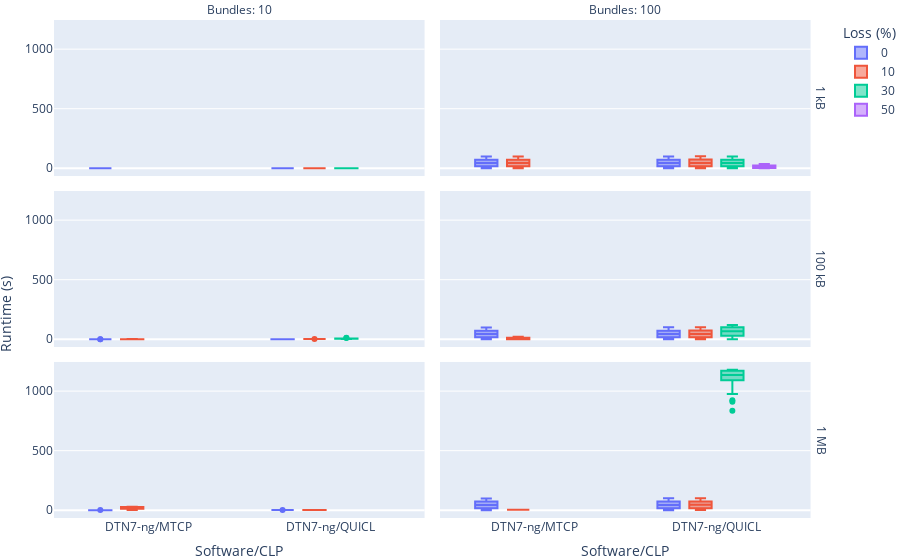

Notebook source saved alongside this figure:
### Code cell
fig = px.box(
    runtime_df[runtime_df["# Nodes"] == 2],
    x="Software/CLP", 
    y="Runtime",
    color="Loss",
    facet_col="# Bundles",
    facet_row="Bundle Size",
    labels={
        "Runtime": "",
        "Loss": "Loss (%)",
        "# Bundles": "Bundles"
    },
    category_orders={
        "Loss": [0, 10, 30],
        "Bundle Size": ["1 kB", "100 kB", "1 MB"],
        "Software/CLP": ["Serval", "IBR-DTN/TCPCL", "DTN7-rs/MTCP", "DTN7-rs/TCPCL", "DTN7-rs/HTTP", "DTN7-ng/MTCP", "DTN7-ng/QUICL"],
        "# Bundles": [10, 100]
    },
)

fig.for_each_annotation(lambda a: a.update(text=a.text.replace("=", ": ")))
fig.for_each_annotation(lambda a: a.update(text=a.text.replace("Bundle Size: ", "")))

fig.add_annotation(x=-0.05, y=0.35,
                   text="Runtime (s)",
                   textangle=-90,
                   xref="paper",
                   yref="paper",
                   font=dict(size=14)
                   )

fig.update_layout(
    margin=dict(l=0, r=0, t=20, b=0),
)

fig.write_image("runtime_2.pdf", width=700, height=300)
fig

### Figure 1 — Plotly figure (JSON) as saved in the notebook; plotly's stock layout.template omitted (floating-point values rounded to 4 significant figures; data arrays with more than 128 entries replaced by an {"elided": "..."} marker saying what was removed)
{"data": [{"alignmentgroup": "True", "hovertemplate": "Loss (%)=0<br>Bundle Size=1 kB<br>Bundles=10<br>Software/CLP=%{x}<br>=%{y}<extra></extra>", "legendgroup": "0", "marker": {"color": "#636efa"}, "name": "0", "notched": false, "offsetgroup": "0", "orientation": "v", "showlegend": true, "type": "box", "x": ["DTN7-ng/QUICL", "DTN7-ng/QUICL", "DTN7-ng/QUICL", "DTN7-ng/QUICL", "DTN7-ng/QUICL", "DTN7-ng/QUICL", "DTN7-ng/QUICL", "DTN7-ng/QUICL", "DTN7-ng/QUICL", "DTN7-ng/QUICL", "DTN7-ng/MTCP", "DTN7-ng/MTCP", "DTN7-ng/MTCP", "DTN7-ng/MTCP", "DTN7-ng/MTCP", "DTN7-ng/MTCP", "DTN7-ng/MTCP", "DTN7-ng/MTCP", "DTN7-ng/MTCP", "DTN7-ng/MTCP"], "x0": " ", "xaxis": "x5", "y": [0.681, 0.678, 0.674, 0.674, 0.672, 0.67, 0.666, 0.665, 0.658, 0.664, 0.184, 0.182, 0.182, 0.179, 0.179, 0.174, 0.17, 0.166, 0.168, 0.16], "y0": " ", "yaxis": "y5"}, {"alignmentgroup": "True", "hovertemplate": "Loss (%)=0<br>Bundle Size=1 kB<br>Bundles=100<br>Software/CLP=%{x}<br>=%{y}<extra></extra>", "legendgroup": "0", "marker": {"color": "#636efa"}, "name": "0", "notched": false, "offsetgroup": "0", "orientation": "v", "showlegend": false, "type": "box", "x": {"elided": "200 str values"}, "x0": " ", "xaxis": "x6", "y": {"elided": "200 float values"}, "y0": " ", "yaxis": "y6"}, {"alignmentgroup": "True", "hovertemplate": "Loss (%)=0<br>Bundle Size=100 kB<br>Bundles=10<br>Software/CLP=%{x}<br>=%{y}<extra></extra>", "legendgroup": "0", "marker": {"color": "#636efa"}, "name": "0", "notched": false, "offsetgroup": "0", "orientation": "v", "showlegend": false, "type": "box", "x": ["DTN7-ng/QUICL", "DTN7-ng/QUICL", "DTN7-ng/QUICL", "DTN7-ng/QUICL", "DTN7-ng/QUICL", "DTN7-ng/QUICL", "DTN7-ng/QUICL", "DTN7-ng/QUICL", "DTN7-ng/QUICL", "DTN7-ng/QUICL", "DTN7-ng/MTCP", "DTN7-ng/MTCP", "DTN7-ng/MTCP", "DTN7-ng/MTCP", "DTN7-ng/MTCP", "DTN7-ng/MTCP", "DTN7-ng/MTCP", "DTN7-ng/MTCP", "DTN7-ng/MTCP", "DTN7-ng/MTCP"], "x0": " ", "xaxis": "x3", "y": [0.573, 0.558, 0.561, 0.567, 0.563, 0.551, 0.561, 0.551, 0.556, 0.546, 0.192, 0.214, 0.206, 0.208, 0.207, 0.202, 0.203, 0.226, 0.253, 0.175], "y0": " ", "yaxis": "y3"}, {"alignmentgroup": "True", "hovertemplate": "Loss (%)=0<br>Bundle Size=100 kB<br>Bundles=100<br>Software/CLP=%{x}<br>=%{y}<extra></extra>", "legendgroup": "0", "marker": {"color": "#636efa"}, "name": "0", "notched": false, "offsetgroup": "0", "orientation": "v", "showlegend": false, "type": "box", "x": {"elided": "200 str values"}, "x0": " ", "xaxis": "x4", "y": {"elided": "200 float values"}, "y0": " ", "yaxis": "y4"}, {"alignmentgroup": "True", "hovertemplate": "Loss (%)=0<br>Bundle Size=1 MB<br>Bundles=10<br>Software/CLP=%{x}<br>=%{y}<extra></extra>", "legendgroup": "0", "marker": {"color": "#636efa"}, "name": "0", "notched": false, "offsetgroup": "0", "orientation": "v", "showlegend": false, "type": "box", "x": ["DTN7-ng/QUICL", "DTN7-ng/QUICL", "DTN7-ng/QUICL", "DTN7-ng/QUICL", "DTN7-ng/QUICL", "DTN7-ng/QUICL", "DTN7-ng/QUICL", "DTN7-ng/QUICL", "DTN7-ng/QUICL", "DTN7-ng/QUICL", "DTN7-ng/MTCP", "DTN7-ng/MTCP", "DTN7-ng/MTCP", "DTN7-ng/MTCP", "DTN7-ng/MTCP", "DTN7-ng/MTCP", "DTN7-ng/MTCP", "DTN7-ng/MTCP", "DTN7-ng/MTCP", "DTN7-ng/MTCP"], "x0": " ", "xaxis": "x", "y": [0.656, 0.712, 0.732, 0.723, 0.711, 0.727, 0.716, 0.729, 0.706, 0.714, 0.288, 0.546, 0.463, 0.353, 0.343, 0.336, 0.333, 0.324, 0.361, 1.272], "y0": " ", "yaxis": "y"}, {"alignmentgroup": "True", "hovertemplate": "Loss (%)=0<br>Bundle Size=1 MB<br>Bundles=100<br>Software/CLP=%{x}<br>=%{y}<extra></extra>", "legendgroup": "0", "marker": {"color": "#636efa"}, "name": "0", "notched": false, "offsetgroup": "0", "orientation": "v", "showlegend": false, "type": "box", "x": {"elided": "200 str values"}, "x0": " ", "xaxis": "x2", "y": {"elided": "200 float values"}, "y0": " ", "yaxis": "y2"}, {"alignmentgroup": "True", "hovertemplate": "Loss (%)=10<br>Bundle Size=1 kB<br>Bundles=10<br>Software/CLP=%{x}<br>=%{y}<extra></extra>", "legendgroup": "10", "marker": {"color": "#EF553B"}, "name": "10", "notched": false, "offsetgroup": "10", "orientation": "v", "showlegend": true, "type": "box", "x": ["DTN7-ng/QUICL", "DTN7-ng/QUICL", "DTN7-ng/QUICL", "DTN7-ng/QUICL", "DTN7-ng/QUICL", "DTN7-ng/QUICL", "DTN7-ng/QUICL", "DTN7-ng/QUICL", "DTN7-ng/QUICL", "DTN7-ng/QUICL"], "x0": " ", "xaxis": "x5", "y": [0.79, 0.791, 0.783, 0.782, 0.778, 0.776, 0.775, 0.784, 0.769, 0.771], "y0": " ", "yaxis": "y5"}, {"alignmentgroup": "True", "hovertemplate": "Loss (%)=10<br>Bundle Size=1 kB<br>Bundles=100<br>Software/CLP=%{x}<br>=%{y}<extra></extra>", "legendgroup": "10", "marker": {"color": "#EF553B"}, "name": "10", "notched": false, "offsetgroup": "10", "orientation": "v", "showlegend": false, "type": "box", "x": {"elided": "200 str values"}, "x0": " ", "xaxis": "x6", "y": {"elided": "200 float values"}, "y0": " ", "yaxis": "y6"}, {"alignmentgroup": "True", "hovertemplate": "Loss (%)=10<br>Bundle Size=100 kB<br>Bundles=10<br>Software/CLP=%{x}<br>=%{y}<extra></extra>", "legendgroup": "10", "marker": {"color": "#EF553B"}, "name": "10", "notched": false, "offsetgroup": "10", "orientation": "v", "showlegend": false, "type": "box", "x": ["DTN7-ng/QUICL", "DTN7-ng/QUICL", "DTN7-ng/QUICL", "DTN7-ng/QUICL", "DTN7-ng/QUICL", "DTN7-ng/QUICL", "DTN7-ng/QUICL", "DTN7-ng/QUICL", "DTN7-ng/QUICL", "DTN7-ng/QUICL", "DTN7-ng/MTCP", "DTN7-ng/MTCP", "DTN7-ng/MTCP", "DTN7-ng/MTCP", "DTN7-ng/MTCP", "DTN7-ng/MTCP", "DTN7-ng/MTCP"], "x0": " ", "xaxis": "x3", "y": [1.049, 1.11, 1.091, 1.097, 1.113, 1.086, 1.146, 1.069, 1.071, 1.222, 0.487, 0.284, 0.216, 0.258, 1.371, 0.752, 0.677], "y0": " ", "yaxis": "y3"}, {"alignmentgroup": "True", "hovertemplate": "Loss (%)=10<br>Bundle Size=100 kB<br>Bundles=100<br>Software/CLP=%{x}<br>=%{y}<extra></extra>", "legendgroup": "10", "marker": {"color": "#EF553B"}, "name": "10", "notched": false, "offsetgroup": "10", "orientation": "v", "showlegend": false, "type": "box", "x": ["DTN7-ng/QUICL", "DTN7-ng/QUICL", "DTN7-ng/QUICL", "DTN7-ng/QUICL", "DTN7-ng/QUICL", "DTN7-ng/QUICL", "DTN7-ng/QUICL", "DTN7-ng/QUICL", "DTN7-ng/QUICL", "DTN7-ng/QUICL", "DTN7-ng/QUICL", "DTN7-ng/QUICL", "DTN7-ng/QUICL", "DTN7-ng/QUICL", "DTN7-ng/QUICL", "DTN7-ng/QUICL", "DTN7-ng/QUICL", "DTN7-ng/QUICL", "DTN7-ng/QUICL", "DTN7-ng/QUICL", "DTN7-ng/QUICL", "DTN7-ng/QUICL", "DTN7-ng/QUICL", "DTN7-ng/QUICL", "DTN7-ng/QUICL", "DTN7-ng/QUICL", "DTN7-ng/QUICL", "DTN7-ng/QUICL", "DTN7-ng/QUICL", "DTN7-ng/QUICL", "DTN7-ng/QUICL", "DTN7-ng/QUICL", "DTN7-ng/QUICL", "DTN7-ng/QUICL", "DTN7-ng/QUICL", "DTN7-ng/QUICL", "DTN7-ng/QUICL", "DTN7-ng/QUICL", "DTN7-ng/QUICL", "DTN7-ng/QUICL", "DTN7-ng/QUICL", "DTN7-ng/QUICL", "DTN7-ng/QUICL", "DTN7-ng/QUICL", "DTN7-ng/QUICL", "DTN7-ng/QUICL", "DTN7-ng/QUICL", "DTN7-ng/QUICL", "DTN7-ng/QUICL", "DTN7-ng/QUICL", "DTN7-ng/QUICL", "DTN7-ng/QUICL", "DTN7-ng/QUICL", "DTN7-ng/QUICL", "DTN7-ng/QUICL", "DTN7-ng/QUICL", "DTN7-ng/QUICL", "DTN7-ng/QUICL", "DTN7-ng/QUICL", "DTN7-ng/QUICL", "DTN7-ng/QUICL", "DTN7-ng/QUICL", "DTN7-ng/QUICL", "DTN7-ng/QUICL", "DTN7-ng/QUICL", "DTN7-ng/QUICL", "DTN7-ng/QUICL", "DTN7-ng/QUICL", "DTN7-ng/QUICL", "DTN7-ng/QUICL", "DTN7-ng/QUICL", "DTN7-ng/QUICL", "DTN7-ng/QUICL", "DTN7-ng/QUICL", "DTN7-ng/QUICL", "DTN7-ng/QUICL", "DTN7-ng/QUICL", "DTN7-ng/QUICL", "DTN7-ng/QUICL", "DTN7-ng/QUICL", "DTN7-ng/QUICL", "DTN7-ng/QUICL", "DTN7-ng/QUICL", "DTN7-ng/QUICL", "DTN7-ng/QUICL", "DTN7-ng/QUICL", "DTN7-ng/QUICL", "DTN7-ng/QUICL", "DTN7-ng/QUICL", "DTN7-ng/QUICL", "DTN7-ng/QUICL", "DTN7-ng/QUICL", "DTN7-ng/QUICL", "DTN7-ng/QUICL", "DTN7-ng/QUICL", "DTN7-ng/QUICL", "DTN7-ng/QUICL", "DTN7-ng/QUICL", "DTN7-ng/QUICL", "DTN7-ng/QUICL", "DTN7-ng/MTCP", "DTN7-ng/MTCP", "DTN7-ng/MTCP", "DTN7-ng/MTCP", "DTN7-ng/MTCP", "DTN7-ng/MTCP", "DTN7-ng/MTCP", "DTN7-ng/MTCP", "DTN7-ng/MTCP", "DTN7-ng/MTCP", "DTN7-ng/MTCP", "DTN7-ng/MTCP", "DTN7-ng/MTCP", "DTN7-ng/MTCP", "DTN7-ng/MTCP", "DTN7-ng/MTCP", "DTN7-ng/MTCP", "DTN7-ng/MTCP", "DTN7-ng/MTCP", "DTN7-ng/MTCP", "DTN7-ng/MTCP", "DTN7-ng/MTCP", "DTN7-ng/MTCP", "DTN7-ng/MTCP", "DTN7-ng/MTCP", "DTN7-ng/MTCP", "DTN7-ng/MTCP", "DTN7-ng/MTCP"], "x0": " ", "xaxis": "x4", "y": [99.66, 98.58, 97.47, 96.34, 0.151, 95.13, 94.04, 92.92, 91.96, 90.74, 89.63, 88.58, 87.51, 86.31, 0.147, 85.13, 83.99, 82.94, 81.84, 80.71, 79.62, 78.5, 77.38, 76.4, 0.133, 75.08, 74.01, 72.86, 71.77, 70.67, 69.58, 68.56, 67.36, 66.3, 0.168, 65.08, 64.11, 62.97, 61.78, 60.68, 59.55, 58.46, 57.34, 0.235, 56.12, 55.06, 53.92, 52.91, 51.72, 50.71, 49.52, 48.41, 47.32, 0.217, 46.24, 45.19, 43.92, 42.82, 41.78, 40.65, 39.51, 38.53, 37.34, 0.163, 36.21, 34.98, 33.95, 32.78, 31.71, 30.59, 29.48, 28.4, 27.3, 0.138, 26.2, 24.96, 23.86, 22.75, 21.64, 20.55, 19.46, 18.5, 17.25, 0.278, 16.08, 14.95, 13.85, 12.77, 11.68, 10.55, 9.433, 8.316, 0.202, 7.218, 6.041, 4.993, 3.848, 2.755, 1.617, 0.513, 0.103, 0.199, 1.864, 1.163, 0.762, 0.832, 0.168, 0.444, 0.428, 21.03, 18.33, 16.92, 16.29, 14.76, 13.93, 12.61, 11.81, 0.624, 10.37, 9.238, 8.199, 7.571, 5.803, 5.394, 3.979, 2.647, 1.331, 1.192], "y0": " ", "yaxis": "y4"}, {"alignmentgroup": "True", "hovertemplate": "Loss (%)=10<br>Bundle Size=1 MB<br>Bundles=10<br>Software/CLP=%{x}<br>=%{y}<extra></extra>", "legendgroup": "10", "marker": {"color": "#EF553B"}, "name": "10", "notched": false, "offsetgroup": "10", "orientation": "v", "showlegend": false, "type": "box", "x": ["DTN7-ng/QUICL", "DTN7-ng/QUICL", "DTN7-ng/QUICL", "DTN7-ng/QUICL", "DTN7-ng/QUICL", "DTN7-ng/QUICL", "DTN7-ng/QUICL", "DTN7-ng/QUICL", "DTN7-ng/QUICL", "DTN7-ng/QUICL", "DTN7-ng/MTCP", "DTN7-ng/MTCP", "DTN7-ng/MTCP", "DTN7-ng/MTCP", "DTN7-ng/MTCP", "DTN7-ng/MTCP"], "x0": " ", "xaxis": "x", "y": [1.301, 1.403, 1.547, 1.489, 1.298, 1.443, 1.53, 1.16, 1.573, 1.475, 2.684, 12.53, 16.78, 22.49, 27.46, 29.11], "y0": " ", "yaxis": "y"}, {"alignmentgroup": "True", "hovertemplate": "Loss (%)=10<br>Bundle Size=1 MB<br>Bundles=100<br>Software/CLP=%{x}<br>=%{y}<extra></extra>", "legendgroup": "10", "marker": {"color": "#EF553B"}, "name": "10", "notched": false, "offsetgroup": "10", "orientation": "v", "showlegend": false, "type": "box", "x": ["DTN7-ng/QUICL", "DTN7-ng/QUICL", "DTN7-ng/QUICL", "DTN7-ng/QUICL", "DTN7-ng/QUICL", "DTN7-ng/QUICL", "DTN7-ng/QUICL", "DTN7-ng/QUICL", "DTN7-ng/QUICL", "DTN7-ng/QUICL", "DTN7-ng/QUICL", "DTN7-ng/QUICL", "DTN7-ng/QUICL", "DTN7-ng/QUICL", "DTN7-ng/QUICL", "DTN7-ng/QUICL", "DTN7-ng/QUICL", "DTN7-ng/QUICL", "DTN7-ng/QUICL", "DTN7-ng/QUICL", "DTN7-ng/QUICL", "DTN7-ng/QUICL", "DTN7-ng/QUICL", "DTN7-ng/QUICL", "DTN7-ng/QUICL", "DTN7-ng/QUICL", "DTN7-ng/QUICL", "DTN7-ng/QUICL", "DTN7-ng/QUICL", "DTN7-ng/QUICL", "DTN7-ng/QUICL", "DTN7-ng/QUICL", "DTN7-ng/QUICL", "DTN7-ng/QUICL", "DTN7-ng/QUICL", "DTN7-ng/QUICL", "DTN7-ng/QUICL", "DTN7-ng/QUICL", "DTN7-ng/QUICL", "DTN7-ng/QUICL", "DTN7-ng/QUICL", "DTN7-ng/QUICL", "DTN7-ng/QUICL", "DTN7-ng/QUICL", "DTN7-ng/QUICL", "DTN7-ng/QUICL", "DTN7-ng/QUICL", "DTN7-ng/QUICL", "DTN7-ng/QUICL", "DTN7-ng/QUICL", "DTN7-ng/QUICL", "DTN7-ng/QUICL", "DTN7-ng/QUICL", "DTN7-ng/QUICL", "DTN7-ng/QUICL", "DTN7-ng/QUICL", "DTN7-ng/QUICL", "DTN7-ng/QUICL", "DTN7-ng/QUICL", "DTN7-ng/QUICL", "DTN7-ng/QUICL", "DTN7-ng/QUICL", "DTN7-ng/QUICL", "DTN7-ng/QUICL", "DTN7-ng/QUICL", "DTN7-ng/QUICL", "DTN7-ng/QUICL", "DTN7-ng/QUICL", "DTN7-ng/QUICL", "DTN7-ng/QUICL", "DTN7-ng/QUICL", "DTN7-ng/QUICL", "DTN7-ng/QUICL", "DTN7-ng/QUICL", "DTN7-ng/QUICL", "DTN7-ng/QUICL", "DTN7-ng/QUICL", "DTN7-ng/QUICL", "DTN7-ng/QUICL", "DTN7-ng/QUICL", "DTN7-ng/QUICL", "DTN7-ng/QUICL", "DTN7-ng/QUICL", "DTN7-ng/QUICL", "DTN7-ng/QUICL", "DTN7-ng/QUICL", "DTN7-ng/QUICL", "DTN7-ng/QUICL", "DTN7-ng/QUICL", "DTN7-ng/QUICL", "DTN7-ng/QUICL", "DTN7-ng/QUICL", "DTN7-ng/QUICL", "DTN7-ng/QUICL", "DTN7-ng/QUICL", "DTN7-ng/QUICL", "DTN7-ng/QUICL", "DTN7-ng/QUICL", "DTN7-ng/QUICL", "DTN7-ng/QUICL", "DTN7-ng/MTCP"], "x0": " ", "xaxis": "x2", "y": [101.3, 100.3, 1.261, 99.1, 97.75, 96.8, 95.66, 94.56, 93.59, 92.44, 91.06, 90.16, 1.246, 87.96, 86.72, 85.76, 84.63, 83.4, 82.47, 81.24, 80.32, 79.08, 1.171, 77.93, 76.89, 75.55, 74.65, 73.39, 72.33, 71.3, 70.49, 69.0, 0.954, 67.64, 66.67, 65.55, 64.62, 63.62, 62.69, 61.31, 60.16, 1.309, 58.95, 57.73, 56.83, 55.44, 54.38, 53.58, 52.55, 51.2, 50.02, 1.005, 48.73, 47.71, 46.85, 45.46, 44.49, 43.48, 42.72, 41.66, 40.22, 1.023, 38.79, 37.71, 36.58, 35.83, 34.54, 33.43, 32.68, 31.25, 30.06, 0.983, 28.76, 28.07, 26.66, 25.68, 24.49, 23.43, 22.12, 21.0, 1.164, 20.06, 19.06, 17.7, 16.83, 16.1, 15.05, 13.46, 12.28, 11.11, 1.019, 10.05, 8.823, 7.752, 6.749, 5.746, 4.843, 3.482, 2.261, 1.233, 3.186], "y0": " ", "yaxis": "y2"}, {"alignmentgroup": "True", "hovertemplate": "Loss (%)=30<br>Bundle Size=1 kB<br>Bundles=10<br>Software/CLP=%{x}<br>=%{y}<extra></extra>", "legendgroup": "30", "marker": {"color": "#00cc96"}, "name": "30", "notched": false, "offsetgroup": "30", "orientation": "v", "showlegend": true, "type": "box", "x": ["DTN7-ng/QUICL", "DTN7-ng/QUICL", "DTN7-ng/QUICL", "DTN7-ng/QUICL", "DTN7-ng/QUICL", "DTN7-ng/QUICL", "DTN7-ng/QUICL"], "x0": " ", "xaxis": "x5", "y": [0.566, 0.508, 0.572, 0.496, 0.587, 0.499, 0.579], "y0": " ", "yaxis": "y5"}, {"alignmentgroup": "True", "hovertemplate": "Loss (%)=30<br>Bundle Size=1 kB<br>Bundles=100<br>Software/CLP=%{x}<br>=%{y}<extra></extra>", "legendgroup": "30", "marker": {"color": "#00cc96"}, "name": "30", "notched": false, "offsetgroup": "30", "orientation": "v", "showlegend": false, "type": "box", "x": ["DTN7-ng/QUICL", "DTN7-ng/QUICL", "DTN7-ng/QUICL", "DTN7-ng/QUICL", "DTN7-ng/QUICL", "DTN7-ng/QUICL", "DTN7-ng/QUICL", "DTN7-ng/QUICL", "DTN7-ng/QUICL", "DTN7-ng/QUICL", "DTN7-ng/QUICL", "DTN7-ng/QUICL", "DTN7-ng/QUICL", "DTN7-ng/QUICL", "DTN7-ng/QUICL", "DTN7-ng/QUICL", "DTN7-ng/QUICL", "DTN7-ng/QUICL", "DTN7-ng/QUICL", "DTN7-ng/QUICL", "DTN7-ng/QUICL", "DTN7-ng/QUICL", "DTN7-ng/QUICL", "DTN7-ng/QUICL", "DTN7-ng/QUICL", "DTN7-ng/QUICL", "DTN7-ng/QUICL", "DTN7-ng/QUICL", "DTN7-ng/QUICL", "DTN7-ng/QUICL", "DTN7-ng/QUICL", "DTN7-ng/QUICL", "DTN7-ng/QUICL", "DTN7-ng/QUICL", "DTN7-ng/QUICL", "DTN7-ng/QUICL", "DTN7-ng/QUICL", "DTN7-ng/QUICL", "DTN7-ng/QUICL", "DTN7-ng/QUICL", "DTN7-ng/QUICL", "DTN7-ng/QUICL", "DTN7-ng/QUICL", "DTN7-ng/QUICL", "DTN7-ng/QUICL", "DTN7-ng/QUICL", "DTN7-ng/QUICL", "DTN7-ng/QUICL", "DTN7-ng/QUICL", "DTN7-ng/QUICL", "DTN7-ng/QUICL", "DTN7-ng/QUICL", "DTN7-ng/QUICL", "DTN7-ng/QUICL", "DTN7-ng/QUICL", "DTN7-ng/QUICL", "DTN7-ng/QUICL", "DTN7-ng/QUICL", "DTN7-ng/QUICL", "DTN7-ng/QUICL", "DTN7-ng/QUICL", "DTN7-ng/QUICL", "DTN7-ng/QUICL", "DTN7-ng/QUICL", "DTN7-ng/QUICL", "DTN7-ng/QUICL", "DTN7-ng/QUICL", "DTN7-ng/QUICL", "DTN7-ng/QUICL", "DTN7-ng/QUICL", "DTN7-ng/QUICL", "DTN7-ng/QUICL", "DTN7-ng/QUICL", "DTN7-ng/QUICL", "DTN7-ng/QUICL", "DTN7-ng/QUICL", "DTN7-ng/QUICL", "DTN7-ng/QUICL", "DTN7-ng/QUICL", "DTN7-ng/QUICL", "DTN7-ng/QUICL", "DTN7-ng/QUICL", "DTN7-ng/QUICL", "DTN7-ng/QUICL", "DTN7-ng/QUICL", "DTN7-ng/QUICL", "DTN7-ng/QUICL", "DTN7-ng/QUICL", "DTN7-ng/QUICL", "DTN7-ng/QUICL", "DTN7-ng/QUICL", "DTN7-ng/QUICL", "DTN7-ng/QUICL", "DTN7-ng/QUICL", "DTN7-ng/QUICL", "DTN7-ng/QUICL", "DTN7-ng/QUICL", "DTN7-ng/QUICL", "DTN7-ng/QUICL", "DTN7-ng/QUICL"], "x0": " ", "xaxis": "x6", "y": [99.47, 98.43, 97.23, 0.095, 96.03, 94.99, 93.82, 92.73, 91.63, 90.53, 89.41, 88.34, 87.25, 0.147, 86.02, 84.92, 83.84, 82.73, 81.61, 80.5, 79.43, 78.3, 77.2, 0.123, 76.02, 74.92, 73.82, 72.69, 71.65, 70.48, 69.41, 68.28, 0.202, 67.1, 65.98, 64.91, 63.77, 62.81, 61.57, 60.52, 59.53, 58.25, 0.171, 57.06, 55.95, 54.89, 53.77, 52.67, 51.57, 50.47, 49.33, 48.24, 0.104, 47.03, 46.02, 44.84, 43.81, 42.65, 41.53, 40.45, 39.32, 38.24, 0.228, 37.01, 35.91, 34.83, 33.71, 32.6, 31.5, 30.43, 29.29, 0.166, 28.07, 26.99, 25.88, 24.81, 23.68, 22.58, 21.5, 20.37, 19.27, 0.151, 18.09, 16.99, 15.86, 14.75, 13.66, 12.58, 11.45, 10.44, 9.249, 0.178, 8.07, 6.944, 5.842, 4.742, 3.665, 2.587, 1.464, 0.365], "y0": " ", "yaxis": "y6"}, {"alignmentgroup": "True", "hovertemplate": "Loss (%)=30<br>Bundle Size=100 kB<br>Bundles=10<br>Software/CLP=%{x}<br>=%{y}<extra></extra>", "legendgroup": "30", "marker": {"color": "#00cc96"}, "name": "30", "notched": false, "offsetgroup": "30", "orientation": "v", "showlegend": false, "type": "box", "x": ["DTN7-ng/QUICL", "DTN7-ng/QUICL", "DTN7-ng/QUICL", "DTN7-ng/QUICL", "DTN7-ng/QUICL", "DTN7-ng/QUICL", "DTN7-ng/QUICL", "DTN7-ng/QUICL", "DTN7-ng/QUICL", "DTN7-ng/QUICL"], "x0": " ", "xaxis": "x3", "y": [2.599, 2.483, 4.547, 6.814, 5.711, 5.217, 5.792, 6.589, 11.4, 10.41], "y0": " ", "yaxis": "y3"}, {"alignmentgroup": "True", "hovertemplate": "Loss (%)=30<br>Bundle Size=100 kB<br>Bundles=100<br>Software/CLP=%{x}<br>=%{y}<extra></extra>", "legendgroup": "30", "marker": {"color": "#00cc96"}, "name": "30", "notched": false, "offsetgroup": "30", "orientation": "v", "showlegend": false, "type": "box", "x": ["DTN7-ng/QUICL", "DTN7-ng/QUICL", "DTN7-ng/QUICL", "DTN7-ng/QUICL", "DTN7-ng/QUICL", "DTN7-ng/QUICL", "DTN7-ng/QUICL", "DTN7-ng/QUICL", "DTN7-ng/QUICL", "DTN7-ng/QUICL", "DTN7-ng/QUICL", "DTN7-ng/QUICL", "DTN7-ng/QUICL", "DTN7-ng/QUICL", "DTN7-ng/QUICL", "DTN7-ng/QUICL", "DTN7-ng/QUICL", "DTN7-ng/QUICL", "DTN7-ng/QUICL", "DTN7-ng/QUICL", "DTN7-ng/QUICL", "DTN7-ng/QUICL", "DTN7-ng/QUICL", "DTN7-ng/QUICL", "DTN7-ng/QUICL", "DTN7-ng/QUICL", "DTN7-ng/QUICL", "DTN7-ng/QUICL", "DTN7-ng/QUICL", "DTN7-ng/QUICL", "DTN7-ng/QUICL", "DTN7-ng/QUICL", "DTN7-ng/QUICL", "DTN7-ng/QUICL", "DTN7-ng/QUICL", "DTN7-ng/QUICL", "DTN7-ng/QUICL", "DTN7-ng/QUICL", "DTN7-ng/QUICL", "DTN7-ng/QUICL", "DTN7-ng/QUICL", "DTN7-ng/QUICL", "DTN7-ng/QUICL", "DTN7-ng/QUICL", "DTN7-ng/QUICL", "DTN7-ng/QUICL", "DTN7-ng/QUICL", "DTN7-ng/QUICL", "DTN7-ng/QUICL", "DTN7-ng/QUICL", "DTN7-ng/QUICL", "DTN7-ng/QUICL", "DTN7-ng/QUICL", "DTN7-ng/QUICL", "DTN7-ng/QUICL", "DTN7-ng/QUICL", "DTN7-ng/QUICL", "DTN7-ng/QUICL", "DTN7-ng/QUICL", "DTN7-ng/QUICL", "DTN7-ng/QUICL", "DTN7-ng/QUICL", "DTN7-ng/QUICL", "DTN7-ng/QUICL", "DTN7-ng/QUICL", "DTN7-ng/QUICL", "DTN7-ng/QUICL", "DTN7-ng/QUICL", "DTN7-ng/QUICL", "DTN7-ng/QUICL", "DTN7-ng/QUICL", "DTN7-ng/QUICL", "DTN7-ng/QUICL", "DTN7-ng/QUICL", "DTN7-ng/QUICL", "DTN7-ng/QUICL", "DTN7-ng/QUICL", "DTN7-ng/QUICL", "DTN7-ng/QUICL", "DTN7-ng/QUICL", "DTN7-ng/QUICL", "DTN7-ng/QUICL", "DTN7-ng/QUICL", "DTN7-ng/QUICL", "DTN7-ng/QUICL", "DTN7-ng/QUICL", "DTN7-ng/QUICL", "DTN7-ng/QUICL", "DTN7-ng/QUICL", "DTN7-ng/QUICL", "DTN7-ng/QUICL", "DTN7-ng/QUICL", "DTN7-ng/QUICL", "DTN7-ng/QUICL", "DTN7-ng/QUICL", "DTN7-ng/QUICL", "DTN7-ng/QUICL", "DTN7-ng/QUICL", "DTN7-ng/QUICL", "DTN7-ng/QUICL"], "x0": " ", "xaxis": "x4", "y": [120.2, 120.0, 119.4, 0.416, 119.7, 119.5, 118.7, 119.3, 118.8, 117.5, 117.3, 116.8, 117.1, 1.633, 115.7, 113.3, 111.9, 112.3, 111.2, 109.7, 110.9, 108.6, 104.9, 2.602, 107.9, 103.7, 102.8, 99.81, 101.5, 94.4, 96.5, 93.89, 97.04, 1.879, 88.18, 91.87, 89.42, 92.6, 85.57, 86.45, 84.31, 85.94, 2.139, 87.47, 75.94, 74.94, 75.74, 72.12, 70.98, 70.81, 74.75, 68.71, 2.513, 68.81, 68.34, 64.27, 62.83, 68.11, 61.53, 56.18, 56.36, 53.31, 1.93, 53.86, 55.09, 51.75, 49.78, 47.85, 46.31, 46.14, 45.91, 47.23, 2.833, 41.0, 38.24, 36.8, 37.4, 34.5, 32.8, 33.59, 32.74, 30.54, 3.818, 31.26, 29.78, 29.21, 24.99, 25.55, 23.98, 18.91, 15.95, 3.744, 13.09, 11.42, 10.44, 8.812, 8.269, 5.914, 4.698, 3.897], "y0": " ", "yaxis": "y4"}, {"alignmentgroup": "True", "hovertemplate": "Loss (%)=30<br>Bundle Size=1 MB<br>Bundles=100<br>Software/CLP=%{x}<br>=%{y}<extra></extra>", "legendgroup": "30", "marker": {"color": "#00cc96"}, "name": "30", "notched": false, "offsetgroup": "30", "orientation": "v", "showlegend": false, "type": "box", "x": ["DTN7-ng/QUICL", "DTN7-ng/QUICL", "DTN7-ng/QUICL", "DTN7-ng/QUICL", "DTN7-ng/QUICL", "DTN7-ng/QUICL", "DTN7-ng/QUICL", "DTN7-ng/QUICL", "DTN7-ng/QUICL", "DTN7-ng/QUICL", "DTN7-ng/QUICL", "DTN7-ng/QUICL", "DTN7-ng/QUICL", "DTN7-ng/QUICL", "DTN7-ng/QUICL", "DTN7-ng/QUICL", "DTN7-ng/QUICL", "DTN7-ng/QUICL", "DTN7-ng/QUICL", "DTN7-ng/QUICL", "DTN7-ng/QUICL", "DTN7-ng/QUICL", "DTN7-ng/QUICL", "DTN7-ng/QUICL", "DTN7-ng/QUICL", "DTN7-ng/QUICL", "DTN7-ng/QUICL", "DTN7-ng/QUICL", "DTN7-ng/QUICL", "DTN7-ng/QUICL", "DTN7-ng/QUICL", "DTN7-ng/QUICL", "DTN7-ng/QUICL", "DTN7-ng/QUICL", "DTN7-ng/QUICL", "DTN7-ng/QUICL", "DTN7-ng/QUICL", "DTN7-ng/QUICL", "DTN7-ng/QUICL", "DTN7-ng/QUICL", "DTN7-ng/QUICL", "DTN7-ng/QUICL", "DTN7-ng/QUICL", "DTN7-ng/QUICL", "DTN7-ng/QUICL", "DTN7-ng/QUICL", "DTN7-ng/QUICL", "DTN7-ng/QUICL", "DTN7-ng/QUICL", "DTN7-ng/QUICL", "DTN7-ng/QUICL", "DTN7-ng/QUICL", "DTN7-ng/QUICL", "DTN7-ng/QUICL", "DTN7-ng/QUICL", "DTN7-ng/QUICL", "DTN7-ng/QUICL", "DTN7-ng/QUICL", "DTN7-ng/QUICL", "DTN7-ng/QUICL", "DTN7-ng/QUICL", "DTN7-ng/QUICL", "DTN7-ng/QUICL", "DTN7-ng/QUICL", "DTN7-ng/QUICL", "DTN7-ng/QUICL", "DTN7-ng/QUICL", "DTN7-ng/QUICL", "DTN7-ng/QUICL", "DTN7-ng/QUICL", "DTN7-ng/QUICL", "DTN7-ng/QUICL", "DTN7-ng/QUICL", "DTN7-ng/QUICL", "DTN7-ng/QUICL", "DTN7-ng/QUICL", "DTN7-ng/QUICL", "DTN7-ng/QUICL", "DTN7-ng/QUICL", "DTN7-ng/QUICL", "DTN7-ng/QUICL", "DTN7-ng/QUICL", "DTN7-ng/QUICL", "DTN7-ng/QUICL", "DTN7-ng/QUICL", "DTN7-ng/QUICL", "DTN7-ng/QUICL", "DTN7-ng/QUICL", "DTN7-ng/QUICL", "DTN7-ng/QUICL", "DTN7-ng/QUICL", "DTN7-ng/QUICL", "DTN7-ng/QUICL", "DTN7-ng/QUICL", "DTN7-ng/QUICL", "DTN7-ng/QUICL", "DTN7-ng/QUICL", "DTN7-ng/QUICL", "DTN7-ng/QUICL", "DTN7-ng/QUICL"], "x0": " ", "xaxis": "x2", "y": [1177.0, 1176.0, 1179.0, 1178.0, 1175.0, 1176.0, 1175.0, 836.1, 1174.0, 1151.0, 1173.0, 1176.0, 1151.0, 1178.0, 1175.0, 1176.0, 1148.0, 922.5, 1145.0, 1149.0, 1178.0, 1173.0, 1171.0, 1175.0, 1174.0, 1175.0, 910.3, 1173.0, 1171.0, 1148.0, 1173.0, 1172.0, 1146.0, 1173.0, 1172.0, 1148.0, 977.7, 1174.0, 1147.0, 1147.0, 1170.0, 1147.0, 1169.0, 1173.0, 1146.0, 1137.0, 1057.0, 1146.0, 1137.0, 1143.0, 1127.0, 1143.0, 1129.0, 1122.0, 1146.0, 1144.0, 1016.0, 1136.0, 1136.0, 1121.0, 1135.0, 1125.0, 1124.0, 1130.0, 1091.0, 1124.0, 1048.0, 1144.0, 1095.0, 1139.0, 1111.0, 1116.0, 1098.0, 1121.0, 1117.0, 975.0, 1084.0, 1117.0, 1092.0, 1122.0, 1064.0, 1084.0, 1094.0, 1065.0, 1104.0, 1026.0, 1065.0, 1068.0, 1092.0, 1090.0, 1092.0, 1111.0, 1047.0, 989.4, 1028.0, 1053.0, 1057.0, 1030.0, 982.6, 1040.0], "y0": " ", "yaxis": "y2"}, {"alignmentgroup": "True", "hovertemplate": "Loss (%)=50<br>Bundle Size=1 kB<br>Bundles=100<br>Software/CLP=%{x}<br>=%{y}<extra></extra>", "legendgroup": "50", "marker": {"color": "#ab63fa"}, "name": "50", "notched": false, "offsetgroup": "50", "orientation": "v", "showlegend": true, "type": "box", "x": ["DTN7-ng/QUICL", "DTN7-ng/QUICL", "DTN7-ng/QUICL", "DTN7-ng/QUICL", "DTN7-ng/QUICL", "DTN7-ng/QUICL", "DTN7-ng/QUICL", "DTN7-ng/QUICL", "DTN7-ng/QUICL", "DTN7-ng/QUICL", "DTN7-ng/QUICL", "DTN7-ng/QUICL", "DTN7-ng/QUICL", "DTN7-ng/QUICL", "DTN7-ng/QUICL", "DTN7-ng/QUICL", "DTN7-ng/QUICL", "DTN7-ng/QUICL", "DTN7-ng/QUICL", "DTN7-ng/QUICL", "DTN7-ng/QUICL", "DTN7-ng/QUICL", "DTN7-ng/QUICL", "DTN7-ng/QUICL", "DTN7-ng/QUICL", "DTN7-ng/QUICL", "DTN7-ng/QUICL", "DTN7-ng/QUICL", "DTN7-ng/QUICL", "DTN7-ng/QUICL", "DTN7-ng/QUICL", "DTN7-ng/QUICL", "DTN7-ng/QUICL", "DTN7-ng/QUICL", "DTN7-ng/QUICL", "DTN7-ng/QUICL", "DTN7-ng/QUICL", "DTN7-ng/QUICL", "DTN7-ng/QUICL", "DTN7-ng/QUICL", "DTN7-ng/QUICL", "DTN7-ng/QUICL"], "x0": " ", "xaxis": "x6", "y": [0.433, 0.896, 0.192, 0.673, 0.06, 0.147, 1.161, 36.05, 34.95, 32.75, 31.64, 30.59, 29.4, 28.39, 27.28, 0.11, 26.09, 25.11, 23.83, 22.72, 21.84, 20.52, 19.41, 18.31, 17.27, 0.188, 16.22, 14.98, 13.8, 13.25, 11.68, 10.49, 9.396, 8.297, 7.272, 0.092, 6.069, 5.263, 3.778, 3.43, 1.667, 0.471], "y0": " ", "yaxis": "y6"}], "layout": {"annotations": [{"showarrow": false, "text": "Bundles: 10", "x": 0.24, "xanchor": "center", "xref": "paper", "y": 1.0, "yanchor": "bottom", "yref": "paper"}, {"showarrow": false, "text": "Bundles: 100", "x": 0.74, "xanchor": "center", "xref": "paper", "y": 1.0, "yanchor": "bottom", "yref": "paper"}, {"showarrow": false, "text": "1 MB", "textangle": 90, "x": 0.98, "xanchor": "left", "xref": "paper", "y": 0.1567, "yanchor": "middle", "yref": "paper"}, {"showarrow": false, "text": "100 kB", "textangle": 90, "x": 0.98, "xanchor": "left", "xref": "paper", "y": 0.5, "yanchor": "middle", "yref": "paper"}, {"showarrow": false, "text": "1 kB", "textangle": 90, "x": 0.98, "xanchor": "left", "xref": "paper", "y": 0.8433, "yanchor": "middle", "yref": "paper"}, {"font": {"size": 14}, "text": "Runtime (s)", "textangle": -90, "x": -0.05, "xref": "paper", "y": 0.35, "yref": "paper"}], "boxmode": "group", "legend": {"title": {"text": "Loss (%)"}, "tracegroupgap": 0}, "margin": {"b": 0, "l": 0, "r": 0, "t": 20}, "xaxis": {"anchor": "y", "categoryarray": ["Serval", "IBR-DTN/TCPCL", "DTN7-rs/MTCP", "DTN7-rs/TCPCL", "DTN7-rs/HTTP", "DTN7-ng/MTCP", "DTN7-ng/QUICL"], "categoryorder": "array", "domain": [0, 0.48], "title": {"text": "Software/CLP"}}, "xaxis2": {"anchor": "y2", "categoryarray": ["Serval", "IBR-DTN/TCPCL", "DTN7-rs/MTCP", "DTN7-rs/TCPCL", "DTN7-rs/HTTP", "DTN7-ng/MTCP", "DTN7-ng/QUICL"], "categoryorder": "array", "domain": [0.5, 0.98], "matches": "x", "title": {"text": "Software/CLP"}}, "xaxis3": {"anchor": "y3", "domain": [0, 0.48], "matches": "x", "showticklabels": false}, "xaxis4": {"anchor": "y4", "domain": [0.5, 0.98], "matches": "x", "showticklabels": false}, "xaxis5": {"anchor": "y5", "domain": [0, 0.48], "matches": "x", "showticklabels": false}, "xaxis6": {"anchor": "y6", "domain": [0.5, 0.98], "matches": "x", "showticklabels": false}, "yaxis": {"anchor": "x", "domain": [0, 0.3133], "title": {"text": ""}}, "yaxis2": {"anchor": "x2", "domain": [0, 0.3133], "matches": "y", "showticklabels": false}, "yaxis3": {"anchor": "x3", "domain": [0.3433, 0.6567], "matches": "y", "title": {"text": ""}}, "yaxis4": {"anchor": "x4", "domain": [0.3433, 0.6567], "matches": "y", "showticklabels": false}, "yaxis5": {"anchor": "x5", "domain": [0.6867, 1.0], "matches": "y", "title": {"text": ""}}, "yaxis6": {"anchor": "x6", "domain": [0.6867, 1.0], "matches": "y", "showticklabels": false}}}
